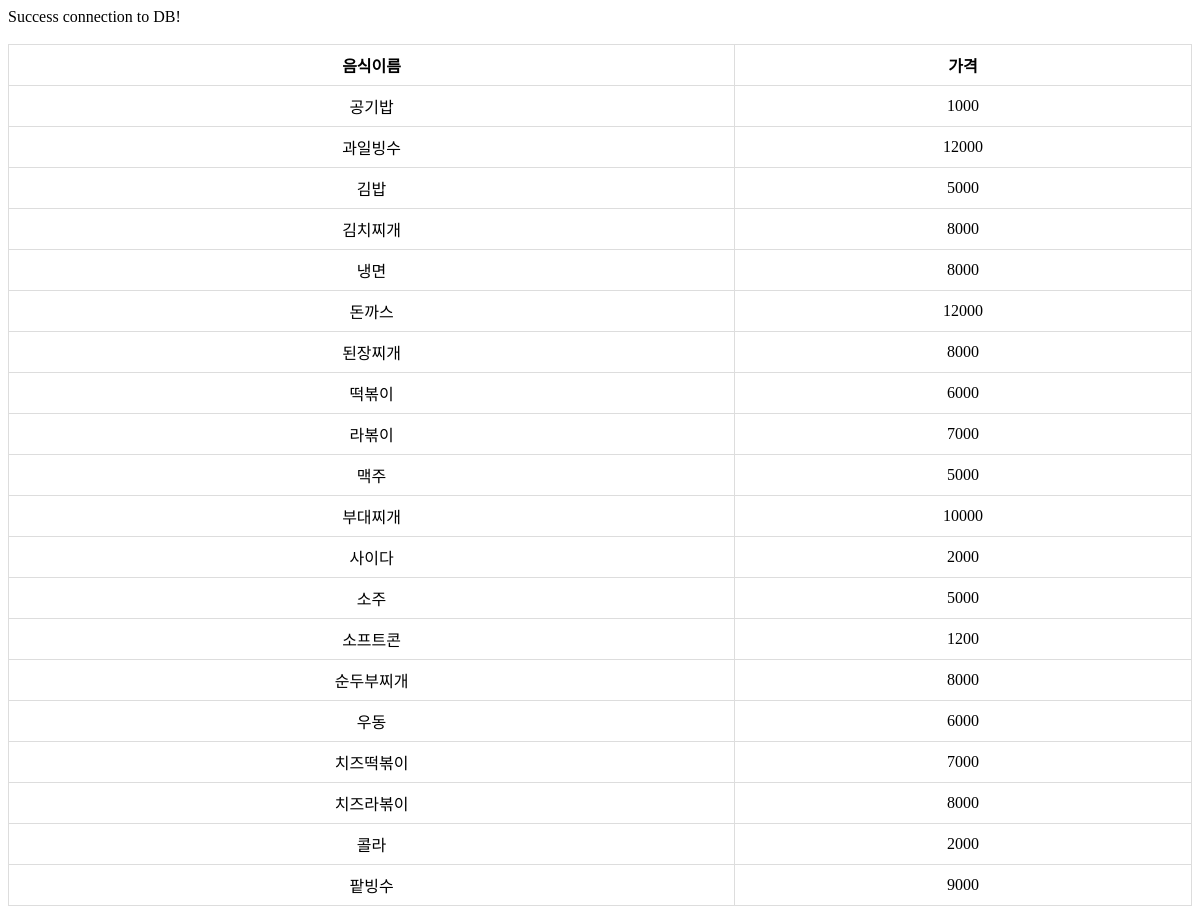
Screenshot of /php_prac/pdo_select.php with the database file from the repository.
### tables this page shows
CREATE TABLE Food (
    foodName VARCHAR(100),
    price INT NOT NULL,
    PRIMARY KEY (foodName)
);

### php_prac/pdo_select.php (the view, shortened to what this page needs)
<html>
<head>
    <link rel="stylesheet" href="pdo_select.css">
</head>
<body>
<?php
$host = 'localhost';
$username = 'dt202102699';
$password = 'jmink021120!!';
$database = 'term_project';
try {
    $conn = new mysqli($host, $username, $password, $database);
    echo "Success connection to DB!";
    echo "<br><br>";
    $sql = 'SELECT foodname, price FROM Food';
    $result = $conn->query($sql);
    if ($result->num_rows > 0) {
        echo "<table id='t1'>";
        echo "<tr>";
        echo "<th>음식이름</th>";
        echo "<th>가격</th>";
        echo "</tr>";
        while ($row = $result->fetch_assoc()) {
            echo "<tr>";
            echo "<td>" . $row['foodname'] . "</td><td>" . $row['price'] . "</td>";
            echo "</tr>";
        }
        echo "</table>";
    } else {
        echo "0 results";
    }
} catch (Exception $e) {
    echo "Failed Connection: " . $e->getMessage();
}
?>
</body>
</html>

### php_prac/pdo_select.css (style rules this page uses)
table { border-collapse : collapse; width : 100%; }
th, td { border : 1px solid #dddddd; padding : 8px; text-align : center; border-bottom : 1px solid #ddd; }

### rows the page displays
food: foodName "공기밥", price "1000"
food: foodName "과일빙수", price "12000"
food: foodName "김밥", price "5000"
food: foodName "김치찌개", price "8000"
food: foodName "냉면", price "8000"
food: foodName "돈까스", price "12000"
food: foodName "된장찌개", price "8000"
food: foodName "떡볶이", price "6000"
food: foodName "라볶이", price "7000"
food: foodName "맥주", price "5000"
food: foodName "부대찌개", price "10000"
food: foodName "사이다", price "2000"
food: foodName "소주", price "5000"
food: foodName "소프트콘", price "1200"
food: foodName "순두부찌개", price "8000"
food: foodName "우동", price "6000"
food: foodName "치즈떡볶이", price "7000"
food: foodName "치즈라볶이", price "8000"
food: foodName "콜라", price "2000"
food: foodName "팥빙수", price "9000"
